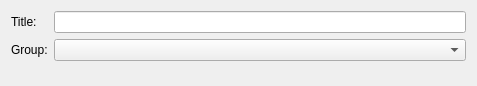
<?xml version="1.0" encoding="UTF-8"?>
<ui version="4.0">
 <class>FrmSettMain</class>
 <widget class="QFrame" name="FrmSettMain">
  <property name="geometry">
   <rect>
    <x>0</x>
    <y>0</y>
    <width>477</width>
    <height>86</height>
   </rect>
  </property>
  <property name="windowTitle">
   <string>Frame</string>
  </property>
  <property name="frameShape">
   <enum>QFrame::NoFrame</enum>
  </property>
  <property name="frameShadow">
   <enum>QFrame::Plain</enum>
  </property>
  <layout class="QFormLayout" name="formLayout">
   <property name="fieldGrowthPolicy">
    <enum>QFormLayout::AllNonFixedFieldsGrow</enum>
   </property>
   <item row="0" column="0">
    <widget class="QLabel" name="label_7">
     <property name="text">
      <string>Title:</string>
     </property>
    </widget>
   </item>
   <item row="0" column="1">
    <widget class="QLineEdit" name="e_title"/>
   </item>
   <item row="1" column="0">
    <widget class="QLabel" name="label_10">
     <property name="text">
      <string>Group:</string>
     </property>
    </widget>
   </item>
   <item row="1" column="1">
    <widget class="QComboBox" name="c_group"/>
   </item>
  </layout>
 </widget>
 <resources/>
 <connections/>
</ui>
